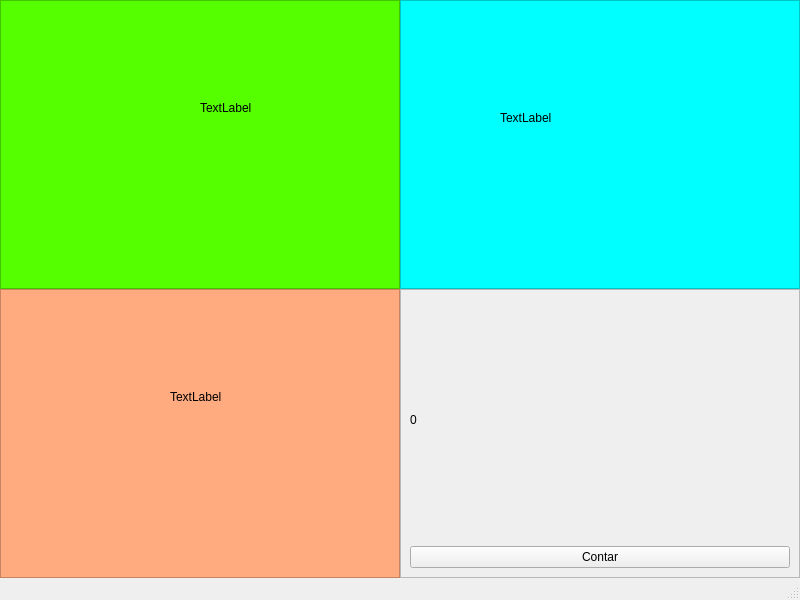
<?xml version="1.0" encoding="UTF-8"?>
<ui version="4.0">
 <class>SegundaVentana</class>
 <widget class="QMainWindow" name="SegundaVentana">
  <property name="geometry">
   <rect>
    <x>0</x>
    <y>0</y>
    <width>800</width>
    <height>600</height>
   </rect>
  </property>
  <property name="windowTitle">
   <string>Segunda Ventana </string>
  </property>
  <widget class="QWidget" name="centralwidget">
   <layout class="QGridLayout" name="gridLayout">
    <property name="leftMargin">
     <number>0</number>
    </property>
    <property name="topMargin">
     <number>0</number>
    </property>
    <property name="rightMargin">
     <number>0</number>
    </property>
    <property name="bottomMargin">
     <number>0</number>
    </property>
    <property name="spacing">
     <number>0</number>
    </property>
    <item row="0" column="0">
     <widget class="QFrame" name="frame_2">
      <property name="styleSheet">
       <string notr="true">background-color: rgb(85, 255, 0);</string>
      </property>
      <property name="frameShape">
       <enum>QFrame::StyledPanel</enum>
      </property>
      <property name="frameShadow">
       <enum>QFrame::Raised</enum>
      </property>
      <widget class="QLabel" name="label">
       <property name="geometry">
        <rect>
         <x>200</x>
         <y>100</y>
         <width>55</width>
         <height>16</height>
        </rect>
       </property>
       <property name="text">
        <string>TextLabel</string>
       </property>
      </widget>
     </widget>
    </item>
    <item row="0" column="1">
     <widget class="QFrame" name="frame">
      <property name="toolTip">
       <string>&lt;html&gt;&lt;head/&gt;&lt;body&gt;&lt;p align=&quot;center&quot;&gt;&lt;span style=&quot; font-size:28pt; font-weight:600; font-style:italic;&quot;&gt;Cuadro 1&lt;/span&gt;&lt;/p&gt;&lt;/body&gt;&lt;/html&gt;</string>
      </property>
      <property name="styleSheet">
       <string notr="true">background-color: rgb(0, 255, 255);</string>
      </property>
      <property name="frameShape">
       <enum>QFrame::StyledPanel</enum>
      </property>
      <property name="frameShadow">
       <enum>QFrame::Raised</enum>
      </property>
      <widget class="QLabel" name="label_2">
       <property name="geometry">
        <rect>
         <x>100</x>
         <y>110</y>
         <width>55</width>
         <height>16</height>
        </rect>
       </property>
       <property name="text">
        <string>TextLabel</string>
       </property>
      </widget>
     </widget>
    </item>
    <item row="1" column="0">
     <widget class="QFrame" name="frame_3">
      <property name="styleSheet">
       <string notr="true">background-color: rgb(255, 170, 127)</string>
      </property>
      <property name="frameShape">
       <enum>QFrame::StyledPanel</enum>
      </property>
      <property name="frameShadow">
       <enum>QFrame::Raised</enum>
      </property>
      <widget class="QLabel" name="label_3">
       <property name="geometry">
        <rect>
         <x>170</x>
         <y>100</y>
         <width>55</width>
         <height>16</height>
        </rect>
       </property>
       <property name="text">
        <string>TextLabel</string>
       </property>
      </widget>
     </widget>
    </item>
    <item row="1" column="1">
     <widget class="QFrame" name="frame_4">
      <property name="frameShape">
       <enum>QFrame::StyledPanel</enum>
      </property>
      <property name="frameShadow">
       <enum>QFrame::Raised</enum>
      </property>
      <layout class="QVBoxLayout" name="verticalLayout">
       <item>
        <widget class="QLabel" name="Contarlbl">
         <property name="text">
          <string>0</string>
         </property>
        </widget>
       </item>
       <item>
        <widget class="QPushButton" name="BtnContar">
         <property name="text">
          <string>Contar</string>
         </property>
        </widget>
       </item>
      </layout>
     </widget>
    </item>
   </layout>
  </widget>
  <widget class="QMenuBar" name="menubar">
   <property name="geometry">
    <rect>
     <x>0</x>
     <y>0</y>
     <width>800</width>
     <height>26</height>
    </rect>
   </property>
  </widget>
  <widget class="QStatusBar" name="statusbar"/>
 </widget>
 <resources/>
 <connections/>
</ui>
